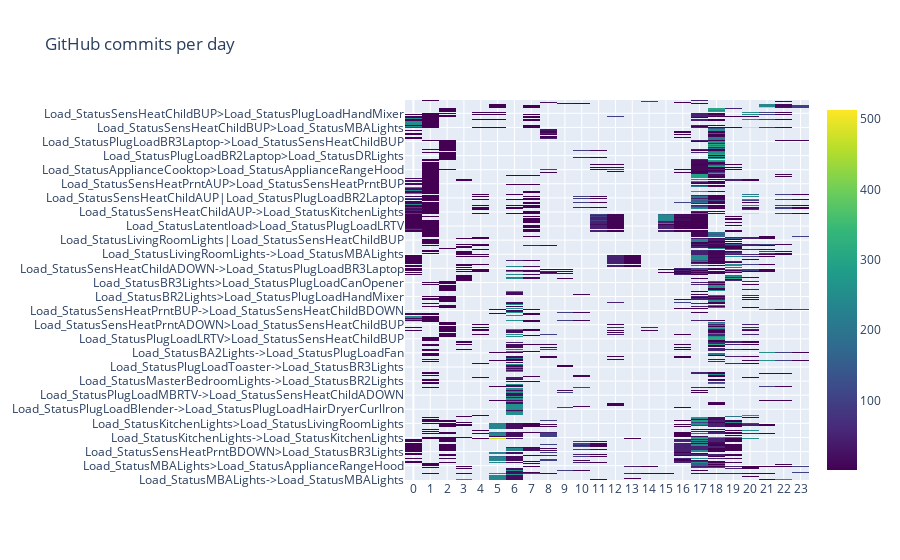

Notebook code cell kept with this figure:
### Code cell
fig = go.Figure(data=go.Heatmap(
        z=SE_time_df["size"],
        x=SE_time_df["start_time"],
        y=SE_time_df["rule"],
        colorscale='Viridis'))

fig.update_layout(
    title='GitHub commits per day',
    xaxis_nticks=36)

fig.show()

### Figure 1 — Plotly figure (JSON) as saved in the notebook; plotly's stock layout.template omitted (floating-point values rounded to 4 significant figures; data arrays with more than 128 entries replaced by an {"elided": "..."} marker saying what was removed)
{"data": [{"colorscale": [[0.0, "#440154"], [0.1111, "#482878"], [0.2222, "#3e4989"], [0.3333, "#31688e"], [0.4444, "#26828e"], [0.5556, "#1f9e89"], [0.6667, "#35b779"], [0.7778, "#6ece58"], [0.8889, "#b5de2b"], [1.0, "#fde725"]], "x": {"elided": "4648 int values"}, "y": {"elided": "4648 str values"}, "z": {"elided": "4648 int values"}, "type": "heatmap"}], "layout": {"xaxis": {"nticks": 36}, "title": {"text": "GitHub commits per day"}}}
